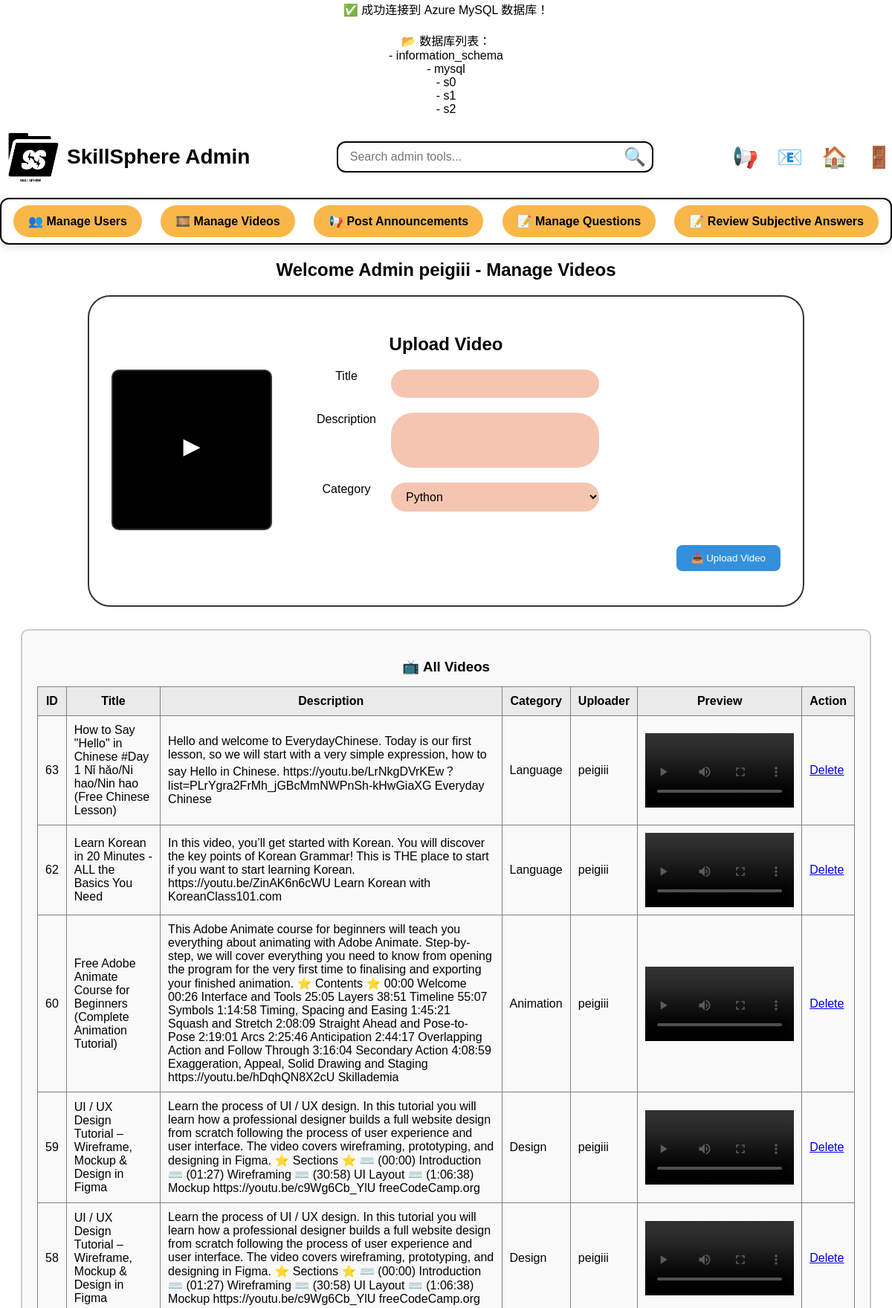
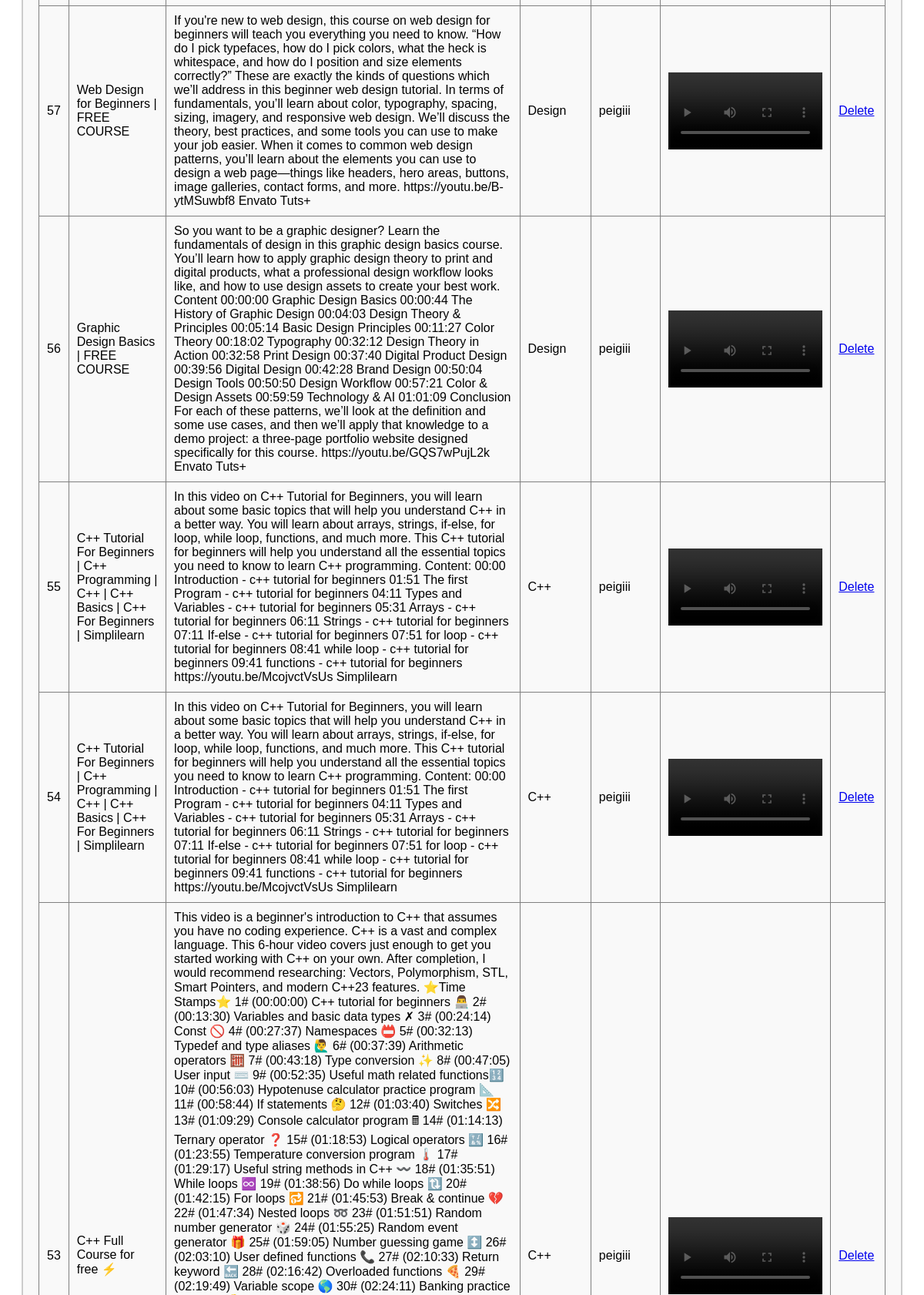
The app's page /templates/manage_videos.php (signed in, upper part) with its own data (2 pictures, top to bottom).
### tables this page shows
CREATE TABLE `users` (
  `id` int(11) UNSIGNED NOT NULL,
  `username` varchar(50) NOT NULL,
  `email` varchar(100) NOT NULL,
  `PASSWORD` varchar(255) NOT NULL,
  `profile_picture` varchar(255) DEFAULT NULL,
  `phone` varchar(20) DEFAULT NULL,
  `country` varchar(50) DEFAULT NULL,
  `state` varchar(50) DEFAULT NULL,
  `city` varchar(50) DEFAULT NULL,
  `race` varchar(50) DEFAULT NULL,
  `avatar` varchar(255) DEFAULT NULL,
  `role` enum('admin','user') NOT NULL DEFAULT 'user',
  `created_at` datetime DEFAULT current_timestamp(),
  `last_login_at` datetime DEFAULT NULL,
  `admin_note` text DEFAULT NULL,
  `STATUS` enum('active','inactive') NOT NULL DEFAULT 'active',
  `reset_token` varchar(255) DEFAULT NULL,
  `reset_token_expires` datetime DEFAULT NULL
);

CREATE TABLE `videos` (
  `id` int(11) NOT NULL,
  `title` varchar(255) NOT NULL,
  `description` text DEFAULT NULL,
  `category` varchar(50) DEFAULT NULL,
  `file_path` varchar(255) NOT NULL,
  `thumbnail` varchar(255) DEFAULT NULL,
  `upload_time` timestamp NOT NULL DEFAULT current_timestamp(),
  `uploaded_at` datetime DEFAULT current_timestamp(),
  `like_count` int(11) DEFAULT 0,
  `user_id` int(11) NOT NULL,
  `created_at` timestamp NOT NULL DEFAULT current_timestamp(),
  `video_url` varchar(255) DEFAULT NULL
);

### templates/manage_videos.php (the view, shortened to what this page needs)
<?php
require 'db.php';
$stmt = $pdo->prepare("SELECT role, username FROM users WHERE id = ?");
$stmt->execute([$_SESSION['user_id']]);
$user = $stmt->fetch(PDO::FETCH_ASSOC);
$videos = $pdo->query("SELECT v.*, u.username
                       FROM videos v
                       LEFT JOIN users u ON v.user_id = u.id
                       ORDER BY v.id DESC")->fetchAll(PDO::FETCH_ASSOC);
?>
<!DOCTYPE html>
<html>
<head>
  <link rel="stylesheet" href="style.css">
  <?php include 'adminnav.php'; ?>
</head>
<body>
  <h2>Welcome Admin <?= htmlspecialchars($user['username']) ?> - Manage Videos</h2>
  <div style="max-width: 900px; margin: 20px auto; padding: 30px; border: 2px solid #333; border-radius: 30px;">
    <h2>Upload Video</h2>
    <form action="" method="post" enctype="multipart/form-data" id="videoUploadForm">
      <div style="display: flex; gap: 40px; margin-bottom: 20px;">
        <div style="border: 2px solid #333; padding: 6px; border-radius: 10px; background-color: #000; width: 200px; height: 200px; display: flex; align-items: center; justify-content: center;">
          <label for="videoInput" style="position: absolute; cursor: pointer; color: white; font-size: 30px;">▶</label>
        </div>
        <div class="flex flex-col">
          <div class="form-group">
            <label for="title">Title </label>
            <input type="text" id="title" name="title" class="rounded-input" required />
          </div>
          <div class="form-group">
            <label for="description">Description</label>
            <textarea id="description" name="description" rows="3" class="rounded-textarea"></textarea>
          </div>
          <div class="form-group">
            <label for="category">Category</label>
            <select id="category" name="category" class="rounded-select">
              <option value="Python">Python</option>
            </select>
          </div>
        </div>
      </div>
      <div style="text-align: right;">
        <button type="submit" style="background-color: #3490dc; color: white; padding: 10px 20px; border-radius: 8px; border: none;">📤 Upload Video</button>
      </div>
    </form>
  </div>
  <div style="margin: 30px auto; max-width: 1100px; border: 2px solid #ccc; border-radius: 10px; padding: 20px; background-color: #f9f9f9;">
    <h3 style="margin-bottom: 15px;">📺 All Videos</h3>
    <table border="1" cellpadding="10" style="width: 100%; border-collapse: collapse;">
      <tr style="background-color: #eaeaea;">
        <th>ID</th><th>Title</th><th>Description</th><th>Category</th><th>Uploader</th><th>Preview</th><th>Action</th>
      </tr>
      <?php foreach ($videos as $v): ?>
        <tr>
          <td><?= $v['id'] ?></td>
          <td><?= htmlspecialchars($v['title']) ?></td>
          <td><?= htmlspecialchars($v['description']) ?></td>
          <td><?= htmlspecialchars($v['category']) ?></td>
          <td><?= htmlspecialchars($v['username'] ?? 'Unknown') ?></td>
          <td><video width="200" controls src="<?= htmlspecialchars($v['file_path']) ?>"></video></td>
          <td><a href="<?= basename($_SERVER['PHP_SELF']) ?>?delete=<?= $v['id'] ?>" onclick="return confirm('Delete this video?')">Delete</a></td>
        </tr>
      <?php endforeach; ?>
    </table>
  </div>
</body>
</html>

### templates/style.css (style rules this page uses)
body { font-family: Arial, sans-serif; margin: 0; padding: 0; text-align: center; background-color: white; }

### templates/manage_videos.php (style rules this page uses)
.rounded-input, .rounded-select, .rounded-textarea { border: none; background-color: #f5c5b2; padding: 10px 16px; border-radius: 20px; font-size: 16px; outline: none; width: 280px; }
.rounded-textarea { border-radius: 30px; resize: none; }
label { font-weight: 500; width: 120px; display: inline-block; margin-bottom: 10px; }
.form-group { display: flex; align-items: flex-start; margin-bottom: 20px; }

### records on screen
users: username "peigiii"
videos: id "63", title "How to Say \"Hello\" in Chinese #Day 1 Nǐ hǎo/Ni hao/Nin hao (Free Chinese Lesson)", description "Hello and welcome to EverydayChinese. Today is our first lesson, so we will start with a very simple expression, how to say Hello in Chinese. https://youtu.be/LrNkgDVrKEw？list=PLrYgra2FrMh_jGBcMmNWPnSh-kHwGiaXG Everyday Chinese", category "Language", user.username "peigiii"
videos: id "62", title "Learn Korean in 20 Minutes - ALL the Basics You Need", description "In this video, you’ll get started with Korean. You will discover the key points of Korean Grammar! This is THE place to start if you want to start learning Korean. https://youtu.be/ZinAK6n6cWU Learn Korean with KoreanClass101.com", category "Language", user.username "peigiii"
videos: id "60", title "Free Adobe Animate Course for Beginners (Complete Animation Tutorial)", description "This Adobe Animate course for beginners will teach you everything about animating with Adobe Animate. Step-by-step, we will cover everything you need to know from opening the program for the very first time to finalising and exporting your finished animation. ⭐️ Contents ⭐ 00:00 Welcome 00:26 Interface and Tools 25:05 Layers 38:51 Timeline 55:07 Symbols 1:14:58 Timing, Spacing and Easing 1:45:21 Squash and Stretch 2:08:09 Straight Ahead and Pose-to-Pose 2:19:01 Arcs 2:25:46 Anticipation 2:44:17 Overlapping Action and Follow Through 3:16:04 Secondary Action 4:08:59 Exaggeration, Appeal, Solid Drawing and Staging https://youtu.be/hDqhQN8X2cU Skillademia", category "Animation", user.username "peigiii"
videos: id "59", title "UI / UX Design Tutorial – Wireframe, Mockup & Design in Figma", description "Learn the process of UI / UX design. In this tutorial you will learn how a professional designer builds a full website design from scratch following the process of user experience and user interface. The video covers wireframing, prototyping, and designing in Figma. ⭐️ Sections ⭐️ ⌨️ (00:00) Introduction ⌨️ (01:27) Wireframing ⌨️ (30:58) UI Layout ⌨️ (1:06:38) Mockup https://youtu.be/c9Wg6Cb_YlU freeCodeCamp.org", category "Design", user.username "peigiii"
videos: id "58", title "UI / UX Design Tutorial – Wireframe, Mockup & Design in Figma", description "Learn the process of UI / UX design. In this tutorial you will learn how a professional designer builds a full website design from scratch following the process of user experience and user interface. The video covers wireframing, prototyping, and designing in Figma. ⭐️ Sections ⭐️ ⌨️ (00:00) Introduction ⌨️ (01:27) Wireframing ⌨️ (30:58) UI Layout ⌨️ (1:06:38) Mockup https://youtu.be/c9Wg6Cb_YlU freeCodeCamp.org", category "Design", user.username "peigiii"
videos: id "57", title "Web Design for Beginners | FREE COURSE", description "If you're new to web design, this course on web design for beginners will teach you everything you need to know. “How do I pick typefaces, how do I pick colors, what the heck is whitespace, and how do I position and size elements correctly?” These are exactly the kinds of questions which we’ll address in this beginner web design tutorial. In terms of fundamentals, you’ll learn about color, typography, spacing, sizing, imagery, and responsive web design. We’ll discuss the theory, best practices, and some tools you can use to make your job easier. When it comes to common web design patterns, you’ll learn about the elements you can use to design a web page—things like headers, hero areas,…", category "Design", user.username "peigiii"
videos: id "56", title "Graphic Design Basics | FREE COURSE", description "So you want to be a graphic designer? Learn the fundamentals of design in this graphic design basics course. You’ll learn how to apply graphic design theory to print and digital products, what a professional design workflow looks like, and how to use design assets to create your best work. Content 00:00:00 Graphic Design Basics 00:00:44 The History of Graphic Design 00:04:03 Design Theory & Principles 00:05:14 Basic Design Principles 00:11:27 Color Theory 00:18:02 Typography 00:32:12 Design Theory in Action 00:32:58 Print Design 00:37:40 Digital Product Design 00:39:56 Digital Design 00:42:28 Brand Design 00:50:04 Design Tools 00:50:50 Design Workflow 00:57:21 Color & Design Assets 00:59:59…", category "Design", user.username "peigiii"
videos: id "55", title "C++ Tutorial For Beginners | C++ Programming | C++ | C++ Basics | C++ For Beginners | Simplilearn", description "In this video on C++ Tutorial for Beginners, you will learn about some basic topics that will help you understand C++ in a better way. You will learn about arrays, strings, if-else, for loop, while loop, functions, and much more. This C++ tutorial for beginners will help you understand all the essential topics you need to know to learn C++ programming. Content: 00:00 Introduction - c++ tutorial for beginners 01:51 The first Program - c++ tutorial for beginners 04:11 Types and Variables - c++ tutorial for beginners 05:31 Arrays - c++ tutorial for beginners 06:11 Strings - c++ tutorial for beginners 07:11 If-else - c++ tutorial for beginners 07:51 for loop - c++ tutorial for beginners 08:41…", category "C++", user.username "peigiii"
videos: id "54", title "C++ Tutorial For Beginners | C++ Programming | C++ | C++ Basics | C++ For Beginners | Simplilearn", description "In this video on C++ Tutorial for Beginners, you will learn about some basic topics that will help you understand C++ in a better way. You will learn about arrays, strings, if-else, for loop, while loop, functions, and much more. This C++ tutorial for beginners will help you understand all the essential topics you need to know to learn C++ programming. Content: 00:00 Introduction - c++ tutorial for beginners 01:51 The first Program - c++ tutorial for beginners 04:11 Types and Variables - c++ tutorial for beginners 05:31 Arrays - c++ tutorial for beginners 06:11 Strings - c++ tutorial for beginners 07:11 If-else - c++ tutorial for beginners 07:51 for loop - c++ tutorial for beginners 08:41…", category "C++", user.username "peigiii"
videos: id "53", title "C++ Full Course for free ⚡️", category "C++", user.username "peigiii"

### other values on screen
$row['Database'] "information_schema"
$row['Database'] "mysql"
$row['Database'] "s0"
$row['Database'] "s1"
$row['Database'] "s2"
